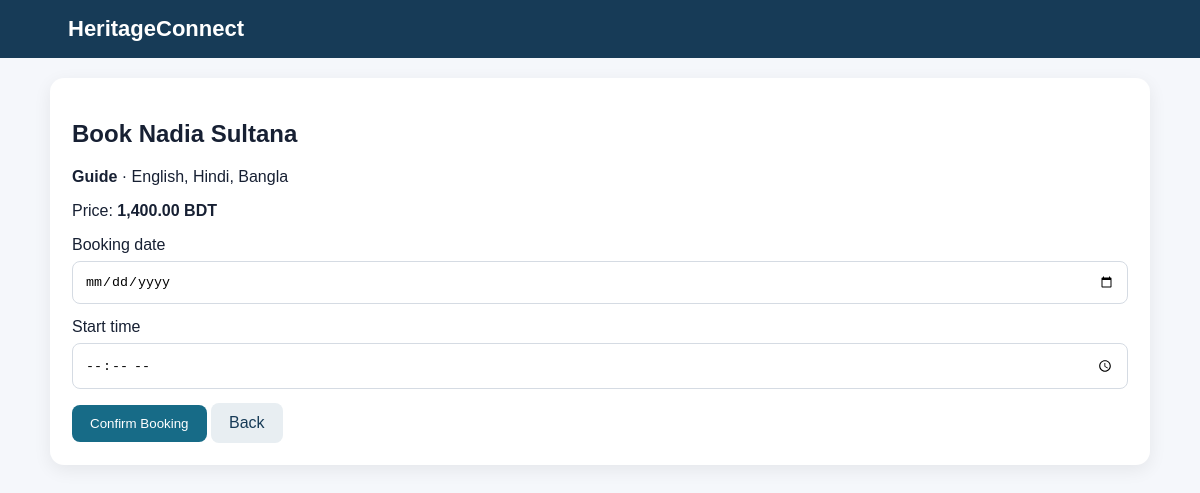
Screenshot of /book.php?id=4 with the database file from the repository.
### tables this page shows
CREATE TABLE service_provider (
    provider_id INT AUTO_INCREMENT PRIMARY KEY,
    name VARCHAR(100) NOT NULL,
    service_type ENUM('Guide','Translator','Security Escort') NOT NULL,
    languages VARCHAR(200) NOT NULL,
    phone VARCHAR(30),
    price DECIMAL(10,2) NOT NULL,
    verification_status ENUM('Pending','Verified','Rejected') DEFAULT 'Pending'
);

### book.php (the view, shortened to what this page needs)
<?php
include "database.php";
$id = intval($_GET['id'] ?? 0);
$result = $conn->query("SELECT * FROM service_provider WHERE provider_id=$id AND verification_status='Verified'");
$provider = $result->fetch_assoc();
?>
<!DOCTYPE html>
<html>
<head><meta charset="UTF-8"><title>Book Service</title><link rel="stylesheet" href="style.css"></head>
<body>
<nav class="navbar"><div class="container"><a class="logo" href="index.php">HeritageConnect</a></div></nav>
<main class="container">
<div class="form-box">
<h2>Book <?= htmlspecialchars($provider['name']) ?></h2>
<p><b><?= htmlspecialchars($provider['service_type']) ?></b> · <?= htmlspecialchars($provider['languages']) ?></p>
<p>Price: <b><?= number_format($provider['price'],2) ?> BDT</b></p>
<form method="POST">
<label>Booking date</label>
<input type="date" name="booking_date" min="<?= date('Y-m-d') ?>" required>
<label>Start time</label>
<input type="time" name="start_time" required>
<button type="submit">Confirm Booking</button>
<a class="btn secondary" href="index.php">Back</a>
</form>
</div>
</main>
</body>
</html>

### style.css (style rules this page uses)
* { box-sizing: border-box; }
body { margin: 0; font-family: Arial, sans-serif; background: #f5f7fb; color: #172033; }
.container { width: 92%; max-width: 1100px; margin: auto; }
.navbar { background: #173b57; color: white; padding: 16px 0; }
.navbar .container { display: flex; justify-content: space-between; align-items: center; gap: 20px; }
.logo { color: white; text-decoration: none; font-size: 22px; font-weight: bold; }
.navbar a { color: white; text-decoration: none; margin-left: 18px; }
.search-box, .form-box, .card { background: white; padding: 22px; border-radius: 14px; box-shadow: 0 5px 18px rgba(0,0,0,.07); margin: 20px 0; }
input, select, textarea { width: 100%; padding: 12px; border: 1px solid #d5dbe3; border-radius: 8px; margin: 7px 0 14px; }
button, .btn { border: 0; background: #176b87; color: white; padding: 11px 18px; border-radius: 8px; cursor: pointer; text-decoration: none; display: inline-block; }
.btn.secondary { background: #e8eef2; color: #173b57; }

### rows the page displays
service_provider: name "Nadia Sultana", service_type "Guide", languages "English, Hindi, Bangla", price "1,400.00"
